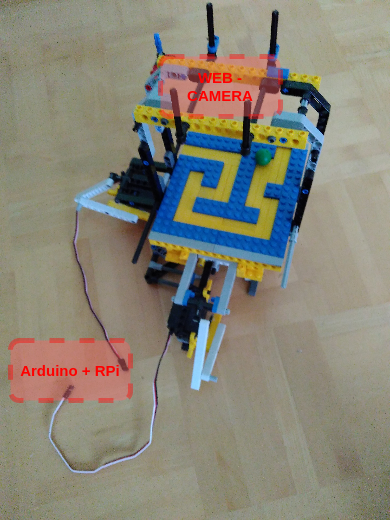
#> input picture pic.png, 391 x 521 px, given in place of the camera
$ python main4_5_simple_control.py   (Python 2 division)   (older library calls are emulated)
#> lines starting #> are read from the running program, lines starting #| are printed output that depends on the picture; after the words box and inside, x2 and y2 are one past the last pixel; in counts of white or black regions, pixels touching at a corner belong together
### my_functions.py
import sys
import time
import cv2
import numpy as np
from a_star_lib import AStarGrid, AStarGridNode
from itertools import product

#################################################################################################################################################
def make_graph(mapinfo):
	#makes graph for use with a*star algorithm
	#input: maze size(w,h) , obstacle list
    nodes = [[AStarGridNode(x, y) for y in range(mapinfo['height'])] for x in range(mapinfo['width'])]
    graph = {}
    for x, y in product(range(mapinfo['width']), range(mapinfo['height'])):
        node = nodes[x][y]
        graph[node] = []
        for i, j in product([-1, 0, 1], [-1, 0, 1]):
            if not (0 <= x + i < mapinfo['width']): continue
            if not (0 <= y + j < mapinfo['height']): continue
            if [x+i,y+j] in mapinfo['obstacle']: continue
            graph[nodes[x][y]].append(nodes[x+i][y+j])
    return graph, nodes

#################################################################################################################################################
def calculateSTEP(img,m_size_x,m_size_y):
	#calculate the size of one tile, used for conversion from list to px
	img = img[0:470, 80:556] # for 640x480 -------------------------------------------------------------------------------------------------------CHANGE HERE
	img_height,img_width = img.shape[:2]
	STEP_X = img_width / m_size_x # size of one tile in px
	STEP_Y = img_height / m_size_y
	return STEP_X,STEP_Y

#################################################################################################################################################
def isNear(x,y,end_x,end_y):
	errorX = 20 #--------------------------------------------------------------------------------------------------------------------------------CHANGE HERE
	errorY = 20
	if (x < end_x+errorX) & (x > end_x-errorX) & (y < end_y+errorY) & (y > end_y-errorY): return 1
	else : return 0

#################################################################################################################################################
def mazeAnalysisAndStuff(img_src,MAZE_SIZE_X,MAZE_SIZE_Y):
	# takes an image of maze and analyses it to get the optimal path from entrance to the end
	# must edit start/end nodes later in the code
	BORDER_V = 85 # defines the colour border between obstacle or free path ------------------------------------------------------------------------CHANGE HERE
	maze_array = [[0 for x in range(MAZE_SIZE_X)]for x in range(MAZE_SIZE_Y)] # to hold 2d 'image' of maze, 1-obstacle, 0-free # najprej y, poj x !!!!!!


	img1 = img_src[0:470, 90:566] # for 640x480 #[0:720, 200:1140]  for 1280x720
	img1_cpy = img1
	img1 = cv2.cvtColor(img1,cv2.COLOR_BGR2HSV)
	img1 = cv2.blur(img1, (3,3)) # ni nujn

	img_height,img_width = img1.shape[:2]
	STEP_X = img_width / MAZE_SIZE_X # size of one tile in px
	STEP_Y = img_height / MAZE_SIZE_Y # size of one tile in px
	print "Image width/height:",img_width,"x", img_height
	print "Roi size:", STEP_X,"x", STEP_Y, "\n"

	txt_file = open('output_file.txt', 'w') # outputs maze array in .txt file


	for y in range(MAZE_SIZE_Y):   # divide img in x*y roi-s and decides whether its obstacle or not
		for x in range(MAZE_SIZE_X):
			img_roi = img1[y*STEP_Y:(y+1)*STEP_Y, x*STEP_X:(x+1)*STEP_X]
			avg_value,_2,_3,_4 = cv2.mean(img_roi) # only the first number -hsv??
			if avg_value > BORDER_V: # tile is obstacle
				txt_file.write(" 1 ")
				maze_array[y][x] = 1
			else:
				txt_file.write(" 0 ")
		txt_file.write("\n")
	print('\n'.join([''.join(['{:4}'.format(item) for item in row]) for row in maze_array])) # prints maze_array in console

	# ---change full 2d maze array into list of obstacles ---
	obstacle_list = []
	ab = 0
	for y in range(MAZE_SIZE_Y):
		for x in range(MAZE_SIZE_X):
			if maze_array[y][x] == 1:
				obstacle_list.append([])
				obstacle_list[ab].append(x)
				obstacle_list[ab].append(y)
				ab = ab+1
	#print "\n Obstacle list:", obstacle_list

	#---MAZE SOLVING---
	graph, nodes = make_graph({"width": MAZE_SIZE_X, "height": MAZE_SIZE_Y, "obstacle": obstacle_list})
	paths = AStarGrid(graph)
	startNode, endNode = nodes[0][1], nodes[6][0] # ----------------------------------------------------------------- ------------------------------------start / end nodes !
	path = paths.search(startNode, endNode)
	path_list = []
	if path is None:
		print "\n No path found... "
		#sys.exit("Exiting program")
		return None ,img1_cpy # ----------------------------------------------------------------------------------------------------------- what should be first parameter
	else:
		print "\n Path found:", path

	#--change from 'tuple-list' to list-list--
	path_list = []
	for m in range(len(path)):
		tmp_string = str(path[m])
		path_list.append([])
		path_list[m].append(int(tmp_string[1]))
		path_list[m].append(int(tmp_string[3]))
	#print "\n Path list:", path_list

	#---make a list of the tiles where the path changes its direction---
	path_list_turns=[]
	direction1 = 2 # starting so it always gets added to the list
	count1 = 0
	for point in range(len(path_list)-1):
		if path_list[point][0] == path_list[point+1][0]: # x1=x2 - horizontal
			direction2 = 1
		else: # vertical
			direction2 = 0

		if direction2 != direction1: # direction changes -> add point to the list
			path_list_turns.append([])
			path_list_turns[count1].append(path_list[point][0])
			path_list_turns[count1].append(path_list[point][1])
			count1 +=1
		direction1 = direction2
	# add ending tile to list
	path_list_turns.append([])
	path_list_turns[count1].append(path_list[-1][0])
	path_list_turns[count1].append(path_list[-1][1])

	#--draw circles on path tiles--
	for s in range(len(path_list_turns)): # on path
		cv2.circle(img1_cpy, (STEP_X/2 + path_list_turns[s][0]*STEP_X , STEP_Y/2 + path_list_turns[s][1]*STEP_Y) , 15 ,(50,250,50),-1)
	for n in range(len(path_list)): # on turning tiles
		cv2.circle(img1_cpy, (STEP_X/2 + path_list[n][0]*STEP_X , STEP_Y/2 + path_list[n][1]*STEP_Y) , 6 ,(0,0,250),-1)
	#draw grid for debugging
	for p in range(MAZE_SIZE_X):
		cv2.line(img1_cpy,(p*STEP_X,0),(p*STEP_X,MAZE_SIZE_Y*STEP_Y),(250,100,0))
	for r in range(MAZE_SIZE_Y):
		cv2.line(img1_cpy,(0,r*STEP_Y),(MAZE_SIZE_X*STEP_X,r*STEP_Y),(250,100,0))

	return path_list_turns,img1_cpy

#################################################################################################################################################
def find_object(frame, low_end_color, high_end_color):
	# find object of specific colour- between low_ and high_ end_color
	# example of low_end_color: OBJ_COLOR_LOW = np.array([38,70,90]) <- HSB values
	kernelM = np.ones((7,7),np.uint8) # for morphology
	thresh = cv2.inRange(frame, low_end_color, high_end_color)
	noNoise = cv2.morphologyEx(thresh, cv2.MORPH_OPEN, kernelM)
	#find object
	_2, contours, hierarchy = cv2.findContours(noNoise,cv2.RETR_LIST,cv2.CHAIN_APPROX_SIMPLE)
	maxArea =0
	if len(contours) > 0:
		for cnt in contours: #find the largest object
			area = cv2.contourArea(cnt)
			if area > maxArea:
				maxArea = area
				best_cnt = cnt
		x2,y2,w2,h2 = cv2.boundingRect(best_cnt)
		return x2,y2,w2,h2
	else:
		return -1,-1,-1,-1

### a_star_lib.py
from math import sqrt

class AStar(object):
    def __init__(self, graph):
        self.graph = graph

    def heuristic(self, node, start, end):
        raise NotImplementedError

    def search(self, start, end):
        openset = set()
        closedset = set()
        current = start
        openset.add(current)
        while openset:
            current = min(openset, key=lambda o:o.g + o.h)
            if current == end:
                path = []
                while current.parent:
                    path.append(current)
                    current = current.parent
                path.append(current)
                return path[::-1] # original is [::-1] <- reversed list
            openset.remove(current)
            closedset.add(current)
            for node in self.graph[current]:
                if node in closedset:
                    continue
                if node in openset:
                    new_g = current.g + current.move_cost(node)
                    if node.g > new_g:
                        node.g = new_g
                        node.parent = current
                else:
                    node.g = current.g + current.move_cost(node)
                    node.h = self.heuristic(node, start, end)
                    node.parent = current
                    openset.add(node)
        return None

class AStarNode(object):
    def __init__(self):
        self.g = 0
        self.h = 0
        self.parent = None

    def move_cost(self, other):
        raise NotImplementedError


class AStarGrid(AStar):
    def heuristic(self, node, start, end):
        # NOTE: this is traditionally sqrt((end.x - node.x)**2 + (end.y - node.y)**2)
        # However, if you are not interested in the *actual* cost, but only relative cost,
        # then the math can be simplified.
        return abs(end.x - node.x) + abs(end.y - node.y)
        #return sqrt((end.x - node.x)**2 + (end.y - node.y)**2)

class AStarGridNode(AStarNode):
    def __init__(self, x, y):
        self.x, self.y = x, y
        super(AStarGridNode, self).__init__()

    def move_cost(self, other):
        diagonal = abs(self.x - other.x) == 1 and abs(self.y - other.y) == 1
        return 140 if diagonal else 10 # tle mogoce kj spremenit (na zacetku je blo 14)

    def __repr__(self):
        return '(%d %d)' % (self.x, self.y)

### simple_controller.py
# simple controller for both axis combined
class Controller_simple():
	def __init__(self):
		self.previous_direction =0 # not used
		self.speed = 10 # not used
		self.max_angle = 20
		self.min_angle = 10
		self.limit_to_move_x = 25 # used in if statement to decide whether to move specific axis or not
		self.limit_to_move_y = 25

	# [4 lines left out: function SetParameters, not called in this run]

	def Compute(self, error_x,error_y):
		self.output_x = 13
		if error_x > self.limit_to_move_x:
			self.output_x = 22
		if error_x < -self.limit_to_move_x:
			self.output_x = 5

		self.output_y = 17
		if error_y > self.limit_to_move_y:
			self.output_y = 7 # inverted y-axis
		if error_y < -self.limit_to_move_y:
			self.output_y = 24

		return self.output_x, self.output_y


### main4_5_simple_control.py
# Tim Kambic, april/maj 2015
# Using open-cv get the 2d array of 1s and 0s representing maze out of picture. Then use A* path-finding algorithm to find the shortest path out of it. Using colour tracking and
# servos (connected to arduino uno) "navigate" ball out of it
#
# additional files needed: my_functions.py, a_star_lib.py
import time
import sys
import cv2
import numpy as np
import serial

from my_functions import *
from changeables import Variables
from simple_controller import Controller_simple

'''
#kva bi lohk errorje povzrocal
-maze_array ma najprej y poj x
-width/height zamenan ?


optimization of 2nd part
-don't display src (remove ...)


mogoce zamenat path_list z path_list_turn?
'''


####################################################################
#-----------SETUP------------
var = Variables()
font = cv2.FONT_HERSHEY_PLAIN

#create windows to display images
cv2.namedWindow('src')
cv2.namedWindow('cpy')
cv2.namedWindow('solved')
cv2.moveWindow('src', 0,0) # move windows so they don't overlap
cv2.moveWindow('cpy', 500,0)
cv2.moveWindow('solved',1000,0)
#initialize serial
serial = serial.Serial('COM8',9600)
time.sleep(1) # wait to make sure serial is initialized
print "\nSerial port is open?:",serial.isOpen()

brightness_led = 50 # brightness of leds located on top, 0-255
serial.write("15,15,"+str(brightness_led)+",") #level out maze

#setup controller
controller = Controller_simple()
#--------END OF SETUP--------
###########################################################################

cap = cv2.VideoCapture(0)

for i in range(10): # wait for camera to get auto adjusted to brightness
	_, img_src = cap.read()
#> this loop made 10 passes
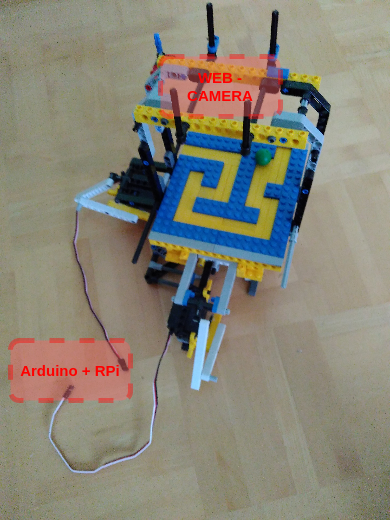
#> input picture pic.png, 391 x 521 px, given in place of the camera

_, img_src = cap.read()
#> img_src is the input picture: shape (521, 391, 3); mean B, G, R 119.6, 133.1, 136.8
path_list, img_maze_solved = mazeAnalysisAndStuff(img_src,var.MAZE_SIZE_X,var.MAZE_SIZE_Y) # find path through maze; returns: list of path tiles, image with data
#> in mazeAnalysisAndStuff, `img1 = img_src[0:470, 90:566]`:
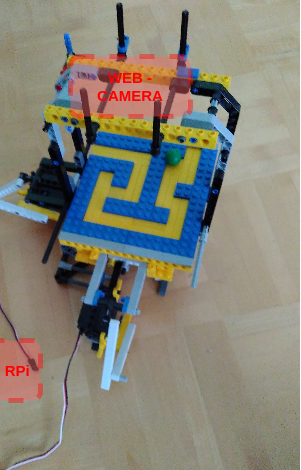
#> img1: shape (470, 301, 3); mean B, G, R 119.6, 130.9, 133
#> in mazeAnalysisAndStuff, `img1 = cv2.cvtColor(img1,cv2.COLOR_BGR2HSV)`: img1: shape (470, 301, 3); mean H, S, V 41.2, 76.2, 148.4
#> in mazeAnalysisAndStuff, `img1 = cv2.blur(img1, (3,3))`: img1: shape (470, 301, 3); mean H, S, V 41.2, 76.3, 148.3
#| Image width/height: 301 x 470
#| Roi size: 37 x 58
#> after the loop in mazeAnalysisAndStuff, `for y in range(MAZE_SIZE_Y):`: img_roi: shape (58, 37, 3); mean H, S, V 27.3, 38.7, 134.9
#> after the loop in mazeAnalysisAndStuff, `for y in range(MAZE_SIZE_Y):`: maze_array = [[0, 0, 0, 0, 0, 0, 0, 0], [0, 0, 0, 0, 0, 0, 0, 0], [0, 0, 0, 0, 0, 0, 0, 0], [0, 1, 0, 0, 0, 1, 0, 0], [0, 0, 0, 0, 0, 0, 0, 0], [0, 0, 1, 0, 0, 0, 0, 0], [0, 0, 0, 0, 0, 0, 0, 0], [0, 0, 0, 0, 0, 0, 0, 0]]
#|    0   0   0   0   0   0   0   0
#|    0   0   0   0   0   0   0   0
#|    0   0   0   0   0   0   0   0
#|    0   1   0   0   0   1   0   0
#|    0   0   0   0   0   0   0   0
#|    0   0   1   0   0   0   0   0
#|    0   0   0   0   0   0   0   0
#|    0   0   0   0   0   0   0   0
#> after the loop in mazeAnalysisAndStuff, `for s in range(len(path_list_turns)):`: img1_cpy: shape (470, 301, 3); 2% of pixels changed, all inside (x1, y1, x2, y2) = (3, 14, 256, 103)
#> after the loop in mazeAnalysisAndStuff, `for n in range(len(path_list)):`:
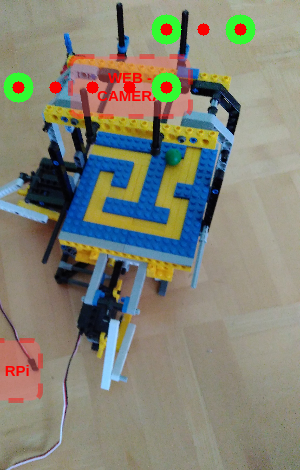
#> img1_cpy: shape (470, 301, 3); mean B, G, R 117.6, 131.8, 131.6
#> after the loop in mazeAnalysisAndStuff, `for p in range(MAZE_SIZE_X):`:
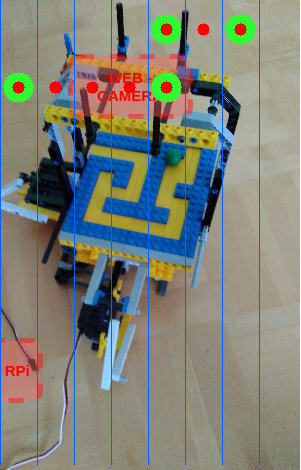
#> img1_cpy: shape (470, 301, 3); 2.63% of pixels changed, all inside (x1, y1, x2, y2) = (0, 0, 260, 465)
#> after the loop in mazeAnalysisAndStuff, `for r in range(MAZE_SIZE_Y):`:
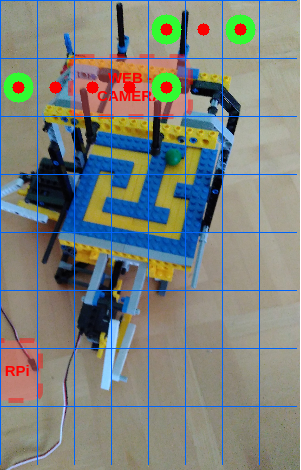
#> img1_cpy: shape (470, 301, 3); 1.63% of pixels changed, all inside (x1, y1, x2, y2) = (1, 0, 297, 407)
#> path_list = [[0, 1], [4, 1], [4, 0], [6, 0]]
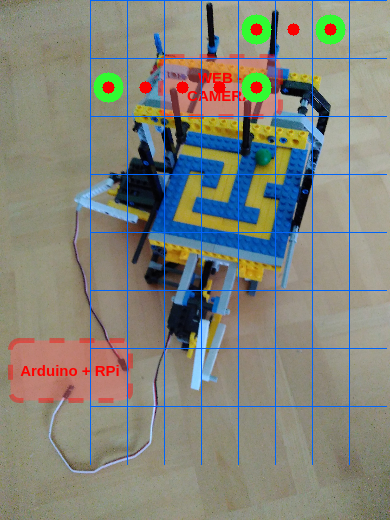
#> img_src: shape (521, 391, 3); 4.58% of pixels changed, all inside (x1, y1, x2, y2) = (90, 0, 387, 465)
cv2.imshow('solved',img_maze_solved)
if path_list == 0:
	cv2.waitKey(0)
	sys.exit()

if path_list is None:
	print "Path was not found \n Press any key to exit programm"
	cv2.waitKey(0)
	sys.exit()
cv2.waitKey(0)
##############################################################################
_, img_src = cap.read()
STEP_X,STEP_Y = calculateSTEP(img_src,var.MAZE_SIZE_X,var.MAZE_SIZE_Y)
#> in calculateSTEP, `img = img[0:470, 80:556]`:
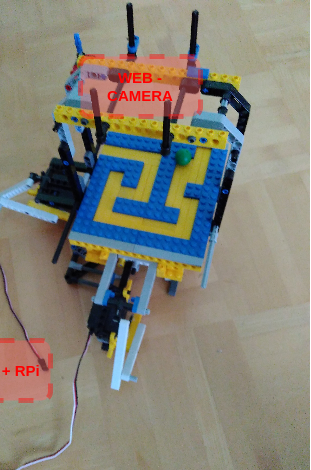
#> img: shape (470, 311, 3); mean of channels 0, 1, 2 119.6, 131, 133.4; drawn as B, G, R
#> STEP_X = 38; STEP_Y = 58
end_x = STEP_X/2 + path_list[-1][0]*STEP_X # position of end in px
#> end_x = 247
end_y = STEP_Y/2 + path_list[-1][1]*STEP_Y
#> end_y = 29


nTarget = 1 #runs from 1 to len(path_list) # starting target maybe change to 0
nFPS = 0
nLoop =1
while True: # find ball and get it through maze
	loopTime = time.time() # starting time later used to calculate fps
	_, img_src = cap.read()
	img2 = img_src[0:470, 90:566] # for 640x480 video # create ROI
	img2_cpy = img2 # copy of img to draw on it
	img2 = cv2.cvtColor(img2,cv2.COLOR_BGR2HSV) #rgb -> hsb
	img2 = cv2.blur(img2, (3,3)) # blur img

	obj_x,obj_y,obj_w,obj_h = find_object(img2, var.OBJ_COLOR_LOW,var.OBJ_COLOR_HIGH) #find object using colour (returns -1 if object not found)
#> in find_object, `thresh = cv2.inRange(frame, low_end_color, high_end_color)`:
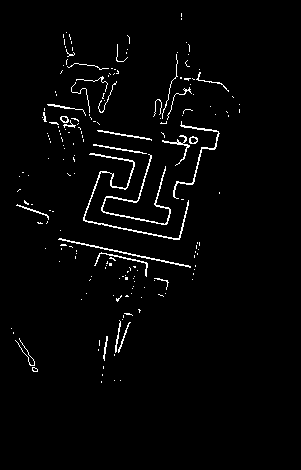
#> thresh: shape (470, 301); 2.4% white in thin lines or dots, all inside (x1, y1, x2, y2) = (11, 13, 240, 383)
#> in find_object, `noNoise = cv2.morphologyEx(thresh, cv2.MORPH_OPEN, kernelM)`: noNoise: shape (470, 301); every value is 0
#> in find_object, `_2, contours, hierarchy = cv2.findContours(noNoise,cv2.RETR_LIST,cv2.C..`: contours = []
#> obj_x = -1; obj_y = -1; obj_w = -1; obj_h = -1
	x_object = obj_x + obj_w/2 # holds x coordinate of ball in px
#> x_object = -2
	y_object = obj_y + obj_h/2 # holds y coordinate of ball in px
#> y_object = -2
	if obj_x != -1:
		cv2.rectangle(img2_cpy,(obj_x,obj_y),(obj_x+obj_w,obj_y+obj_h),(200,70,180),6) # draw rectangle around ball
		cv2.circle(img2_cpy,(x_object,y_object),3,(0,0,250),-1) #and circle in the middle of it

	targetX = STEP_X/2 + path_list[nTarget][0]*STEP_X # position of the next target
#> targetX = 171
	targetY = STEP_Y/2 + path_list[nTarget][1]*STEP_Y
#> targetY = 87

	delta_x = targetX - x_object # the difference between current position and desired position
#> delta_x = 173
	delta_y = targetY - y_object
#> delta_y = 89


	output_x, output_y = controller.Compute(delta_x,delta_y)
#> output_x = 22; output_y = 7
	data_str = str(output_x)+","+str(output_y)+","+str(brightness_led)+","
#> data_str = '22,7,50,'
	#send data to arduino via serial port
	serial.write(data_str)
	print delta_x,delta_y, output_x,output_y
#| 173 89 22 7


	if isNear(x_object,y_object, targetX,targetY): # ball is near desired position -> set next target
		print "ball passed ",nTarget, " -", path_list[nTarget]
		nTarget +=1
		time.sleep(0.1)


	k = cv2.waitKey(1) & 0xFF
#> (key Esc is pressed here)
	if k == 27: # esc
		print "program stopped"
		break
	if isNear(x_object,y_object, end_x,end_y): # ball is at the end position
		print "\nSUCCESS !!  ball is at the end of the maze"
		break

	nFPS += 1/(time.time()-loopTime) # fps calculation
	fps= nFPS/nLoop
	nLoop+=1 #used for fps calculation

	#display images
	cv2.putText(img2_cpy, "fps:" + str(int(fps)) ,(410,25), font, 1,(10,0,255),1,cv2.LINE_AA)
	cv2.putText(img2_cpy,"next target: "+str(path_list[nTarget]),(10,25), font, 1.5,(10,0,255),1,cv2.LINE_AA)
	cv2.imshow('src', img2)
	cv2.imshow('cpy', img2_cpy)


#clean exit
cap.release()
serial.close()
